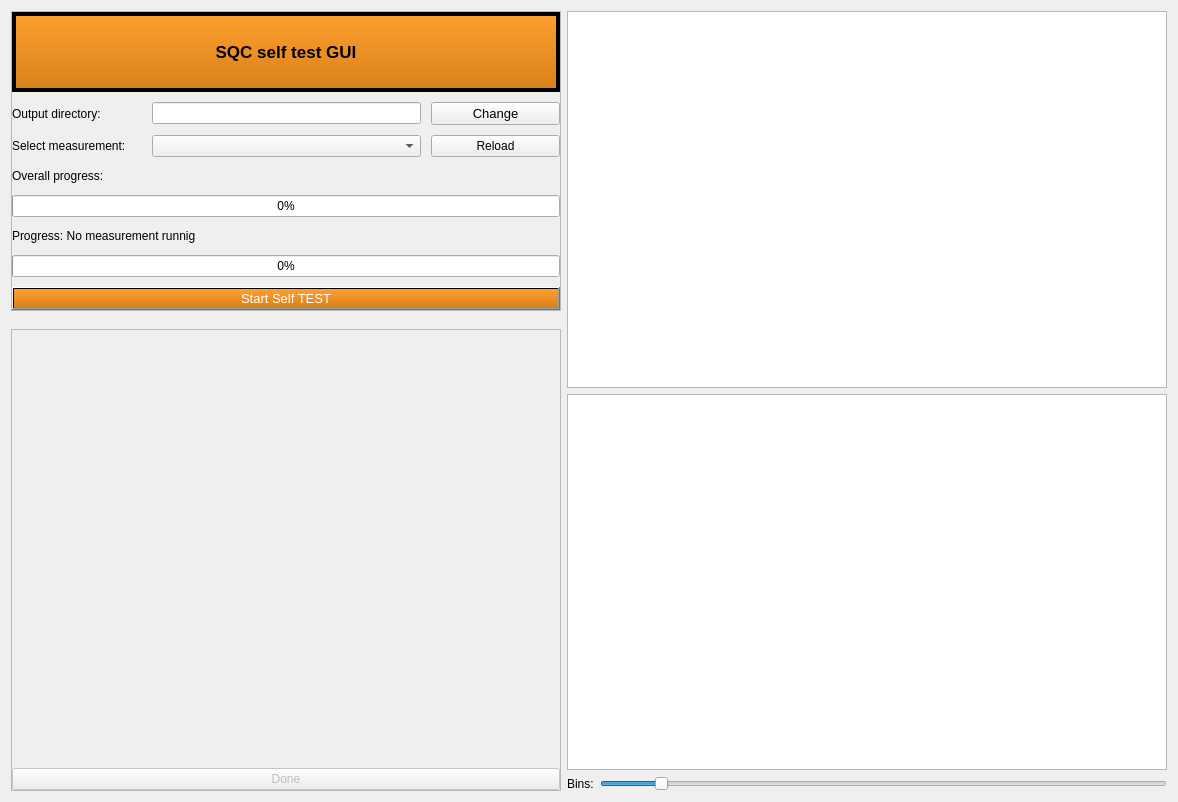
<?xml version="1.0" encoding="UTF-8"?>
<ui version="4.0">
 <class>Form</class>
 <widget class="QWidget" name="Form">
  <property name="geometry">
   <rect>
    <x>0</x>
    <y>0</y>
    <width>1178</width>
    <height>802</height>
   </rect>
  </property>
  <property name="windowTitle">
   <string>Form</string>
  </property>
  <layout class="QGridLayout" name="gridLayout_4">
   <item row="0" column="0">
    <widget class="QFrame" name="Settings_frame">
     <property name="minimumSize">
      <size>
       <width>0</width>
       <height>300</height>
      </size>
     </property>
     <property name="maximumSize">
      <size>
       <width>550</width>
       <height>16777215</height>
      </size>
     </property>
     <property name="frameShape">
      <enum>QFrame::StyledPanel</enum>
     </property>
     <property name="frameShadow">
      <enum>QFrame::Raised</enum>
     </property>
     <layout class="QGridLayout" name="gridLayout_3">
      <property name="leftMargin">
       <number>0</number>
      </property>
      <property name="topMargin">
       <number>0</number>
      </property>
      <property name="rightMargin">
       <number>0</number>
      </property>
      <property name="bottomMargin">
       <number>0</number>
      </property>
      <property name="horizontalSpacing">
       <number>0</number>
      </property>
      <item row="0" column="0">
       <layout class="QGridLayout" name="Strip_analysis_grid">
        <property name="leftMargin">
         <number>0</number>
        </property>
        <property name="topMargin">
         <number>0</number>
        </property>
        <property name="rightMargin">
         <number>0</number>
        </property>
        <property name="bottomMargin">
         <number>0</number>
        </property>
        <property name="spacing">
         <number>10</number>
        </property>
        <item row="2" column="3">
         <widget class="QPushButton" name="Button_changeoutput">
          <property name="font">
           <font>
            <pointsize>10</pointsize>
           </font>
          </property>
          <property name="text">
           <string>Change</string>
          </property>
         </widget>
        </item>
        <item row="0" column="0" colspan="4">
         <widget class="QLabel" name="title_label">
          <property name="maximumSize">
           <size>
            <width>16777215</width>
            <height>80</height>
           </size>
          </property>
          <property name="font">
           <font>
            <pointsize>13</pointsize>
            <weight>75</weight>
            <bold>true</bold>
           </font>
          </property>
          <property name="autoFillBackground">
           <bool>false</bool>
          </property>
          <property name="styleSheet">
           <string notr="true">background-color: QLinearGradient( x1: 0, y1: 0, x2: 0, y2: 1, stop: 0 #ffa02f, stop: 1 #d7801a);</string>
          </property>
          <property name="frameShape">
           <enum>QFrame::Box</enum>
          </property>
          <property name="lineWidth">
           <number>4</number>
          </property>
          <property name="text">
           <string>SQC self test GUI</string>
          </property>
          <property name="textFormat">
           <enum>Qt::AutoText</enum>
          </property>
          <property name="scaledContents">
           <bool>false</bool>
          </property>
          <property name="alignment">
           <set>Qt::AlignCenter</set>
          </property>
         </widget>
        </item>
        <item row="2" column="0">
         <widget class="QLabel" name="output_label">
          <property name="text">
           <string>Output directory:</string>
          </property>
         </widget>
        </item>
        <item row="3" column="0">
         <widget class="QLabel" name="measurement_label">
          <property name="text">
           <string>Select measurement:</string>
          </property>
         </widget>
        </item>
        <item row="5" column="0" colspan="4">
         <widget class="QPushButton" name="start_button">
          <property name="font">
           <font>
            <pointsize>10</pointsize>
           </font>
          </property>
          <property name="styleSheet">
           <string notr="true">background-color: QLinearGradient( x1: 0, y1: 0, x2: 0, y2: 1, stop: 0 #ffa02f, stop: 1 #d7801a);
color: rgb(255, 255, 255);</string>
          </property>
          <property name="text">
           <string>Start Self TEST</string>
          </property>
         </widget>
        </item>
        <item row="4" column="0" colspan="4">
         <layout class="QVBoxLayout" name="verticalLayout">
          <item>
           <widget class="QLabel" name="label">
            <property name="text">
             <string>Overall progress:</string>
            </property>
           </widget>
          </item>
          <item>
           <widget class="QProgressBar" name="Overall_progressBar">
            <property name="maximum">
             <number>1</number>
            </property>
            <property name="value">
             <number>0</number>
            </property>
           </widget>
          </item>
          <item>
           <widget class="QLabel" name="label_partial">
            <property name="text">
             <string>Progress: No measurement runnig</string>
            </property>
           </widget>
          </item>
          <item>
           <widget class="QProgressBar" name="partial_progressBar">
            <property name="maximum">
             <number>1</number>
            </property>
            <property name="value">
             <number>0</number>
            </property>
           </widget>
          </item>
         </layout>
        </item>
        <item row="3" column="3">
         <widget class="QPushButton" name="reload_pushButton">
          <property name="text">
           <string>Reload</string>
          </property>
         </widget>
        </item>
        <item row="3" column="1" colspan="2">
         <widget class="QComboBox" name="which_measurement"/>
        </item>
        <item row="2" column="1" colspan="2">
         <widget class="QLineEdit" name="label_output">
          <property name="readOnly">
           <bool>true</bool>
          </property>
         </widget>
        </item>
       </layout>
      </item>
     </layout>
    </widget>
   </item>
   <item row="0" column="2" rowspan="4">
    <layout class="QGridLayout" name="gridLayout">
     <item row="2" column="1">
      <widget class="QSlider" name="Slider_bins">
       <property name="minimum">
        <number>1</number>
       </property>
       <property name="maximum">
        <number>500</number>
       </property>
       <property name="value">
        <number>50</number>
       </property>
       <property name="orientation">
        <enum>Qt::Horizontal</enum>
       </property>
      </widget>
     </item>
     <item row="2" column="0">
      <widget class="QLabel" name="bins_label">
       <property name="text">
        <string>Bins:</string>
       </property>
      </widget>
     </item>
     <item row="1" column="0" colspan="2">
      <widget class="PlotWidget" name="strip_plot_histogram">
       <property name="sizePolicy">
        <sizepolicy hsizetype="Preferred" vsizetype="Preferred">
         <horstretch>0</horstretch>
         <verstretch>0</verstretch>
        </sizepolicy>
       </property>
       <property name="minimumSize">
        <size>
         <width>0</width>
         <height>0</height>
        </size>
       </property>
       <property name="maximumSize">
        <size>
         <width>16777215</width>
         <height>16777215</height>
        </size>
       </property>
      </widget>
     </item>
     <item row="0" column="0" colspan="2">
      <widget class="PlotWidget" name="strip_plot">
       <property name="sizePolicy">
        <sizepolicy hsizetype="Preferred" vsizetype="Preferred">
         <horstretch>0</horstretch>
         <verstretch>0</verstretch>
        </sizepolicy>
       </property>
       <property name="minimumSize">
        <size>
         <width>0</width>
         <height>0</height>
        </size>
       </property>
       <property name="maximumSize">
        <size>
         <width>16777215</width>
         <height>16777215</height>
        </size>
       </property>
       <property name="font">
        <font>
         <pointsize>10</pointsize>
        </font>
       </property>
      </widget>
     </item>
    </layout>
   </item>
   <item row="3" column="0">
    <widget class="QScrollArea" name="scrollArea">
     <property name="enabled">
      <bool>true</bool>
     </property>
     <property name="minimumSize">
      <size>
       <width>0</width>
       <height>0</height>
      </size>
     </property>
     <property name="maximumSize">
      <size>
       <width>550</width>
       <height>16777215</height>
      </size>
     </property>
     <property name="widgetResizable">
      <bool>true</bool>
     </property>
     <property name="alignment">
      <set>Qt::AlignLeading|Qt::AlignLeft|Qt::AlignTop</set>
     </property>
     <widget class="QWidget" name="scrollAreaWidgetContents_3">
      <property name="geometry">
       <rect>
        <x>0</x>
        <y>0</y>
        <width>548</width>
        <height>457</height>
       </rect>
      </property>
      <layout class="QGridLayout" name="gridLayout_2">
       <property name="leftMargin">
        <number>0</number>
       </property>
       <property name="topMargin">
        <number>0</number>
       </property>
       <property name="rightMargin">
        <number>0</number>
       </property>
       <property name="bottomMargin">
        <number>0</number>
       </property>
       <property name="spacing">
        <number>0</number>
       </property>
       <item row="1" column="0" colspan="2">
        <widget class="QLabel" name="report_label">
         <property name="maximumSize">
          <size>
           <width>16777215</width>
           <height>16777215</height>
          </size>
         </property>
         <property name="font">
          <font>
           <pointsize>10</pointsize>
          </font>
         </property>
         <property name="text">
          <string/>
         </property>
         <property name="wordWrap">
          <bool>true</bool>
         </property>
        </widget>
       </item>
       <item row="2" column="0" colspan="2">
        <widget class="QPushButton" name="done_Button">
         <property name="enabled">
          <bool>false</bool>
         </property>
         <property name="text">
          <string>Done</string>
         </property>
        </widget>
       </item>
      </layout>
     </widget>
    </widget>
   </item>
  </layout>
 </widget>
 <customwidgets>
  <customwidget>
   <class>PlotWidget</class>
   <extends>QGraphicsView</extends>
   <header>pyqtgraph</header>
  </customwidget>
 </customwidgets>
 <resources/>
 <connections/>
</ui>
